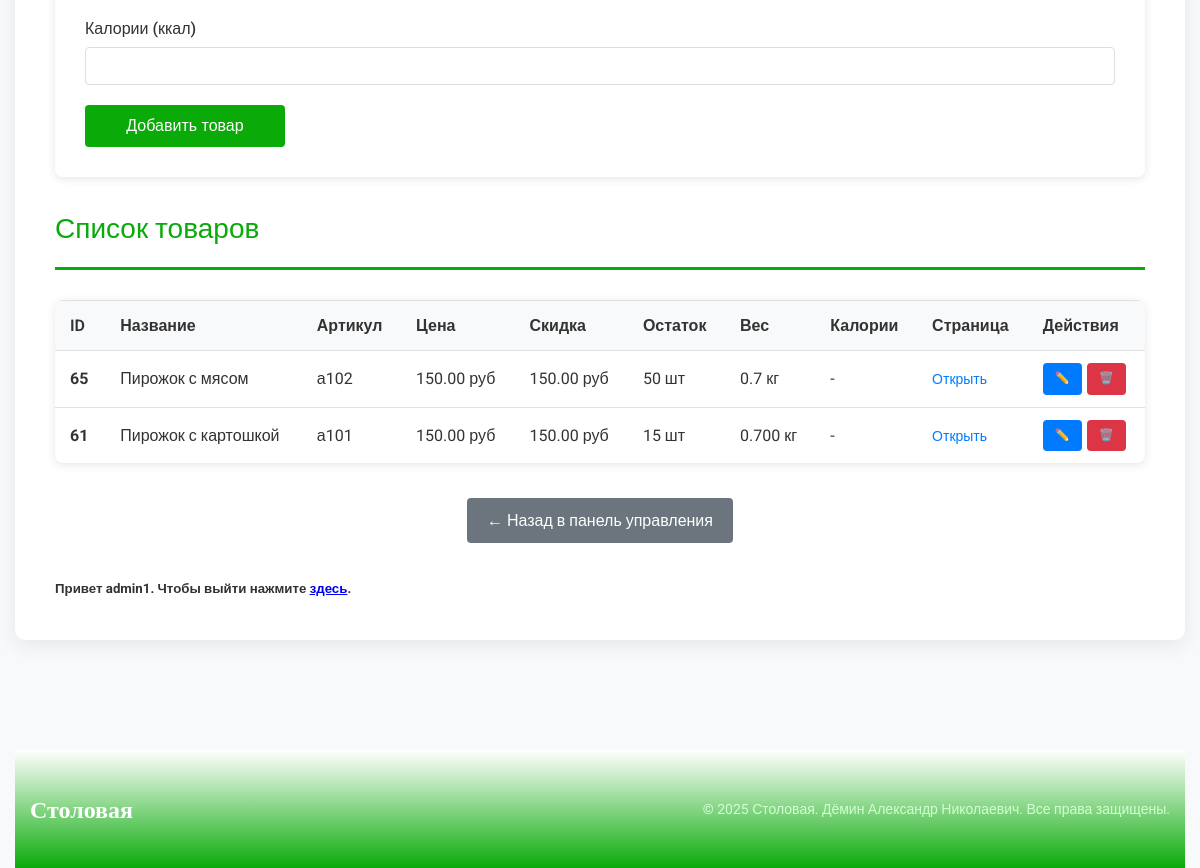
The page /my-account/admin/добавление-товара/index.php (signed in, lower part) on the database as committed earlier.
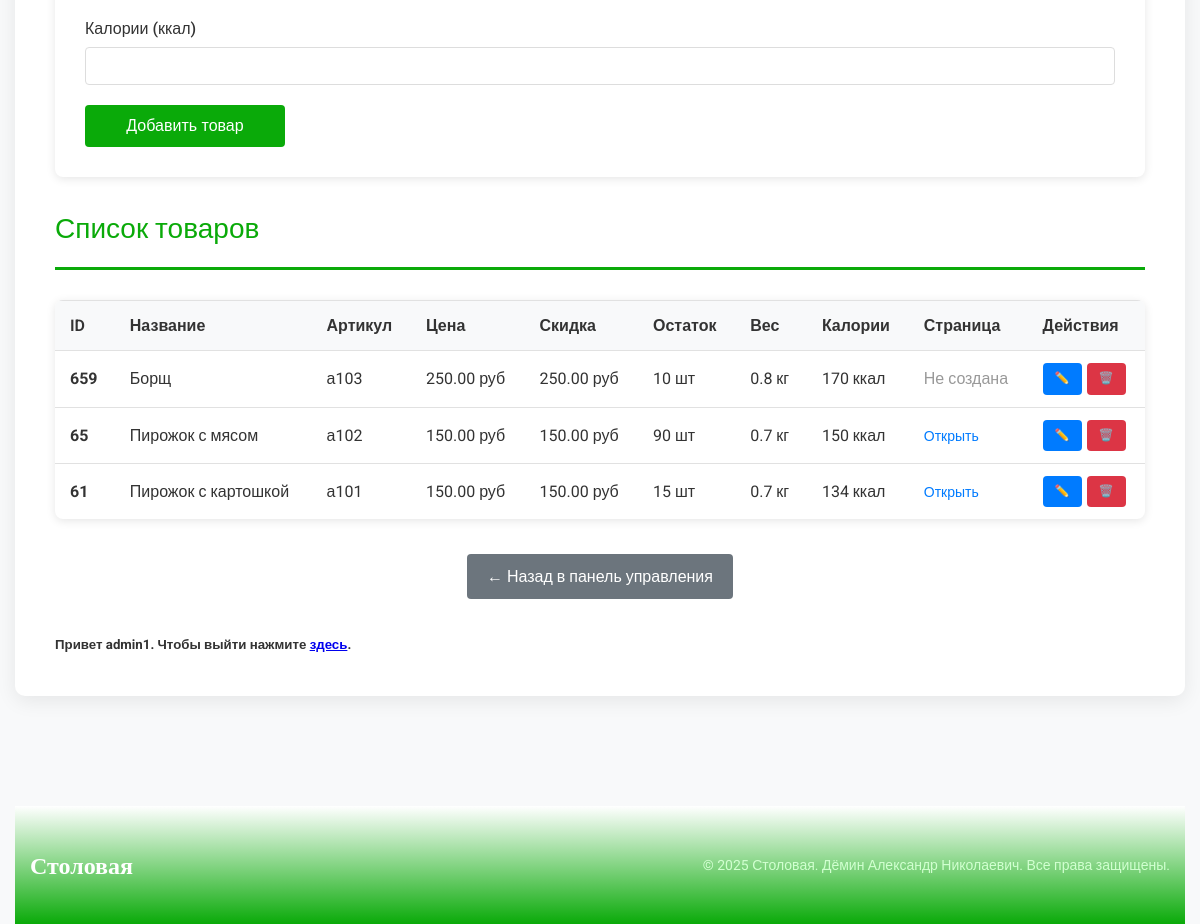
The same page on the database as committed later.
### tables this page shows
CREATE TABLE `st_posts` (
  `ID` bigint(20) UNSIGNED NOT NULL,
  `post_author` bigint(20) UNSIGNED DEFAULT '0',
  `post_date` datetime DEFAULT NULL,
  `post_date_gmt` varchar(200) DEFAULT NULL,
  `post_content` longtext,
  `post_title` text,
  `post_excerpt` text,
  `post_status` varchar(20) DEFAULT NULL,
  `comment_status` varchar(20) DEFAULT NULL,
  `ping_status` varchar(20) DEFAULT NULL,
  `post_password` varchar(255) DEFAULT '',
  `post_name` varchar(200) DEFAULT '',
  `to_ping` text,
  `pinged` text,
  `post_modified` datetime DEFAULT NULL,
  `post_modified_gmt` varchar(200) DEFAULT NULL,
  `post_content_filtered` longtext,
  `post_parent` bigint(20) UNSIGNED DEFAULT '0',
  `guid` varchar(255) DEFAULT '',
  `menu_order` int(11) DEFAULT '0',
  `post_type` varchar(20) DEFAULT NULL,
  `post_mime_type` varchar(100) DEFAULT '',
  `comment_count` bigint(20) DEFAULT '0'
);

CREATE TABLE `st_postmeta` (
  `meta_id` bigint(20) UNSIGNED NOT NULL,
  `post_id` bigint(20) UNSIGNED NOT NULL DEFAULT '0',
  `meta_key` varchar(255) DEFAULT NULL,
  `meta_value` longtext
);

### my-account/admin/добавление-товара/index.php (the view, shortened to what the changed rows need)
<?php
require '../../configDB.php';
$query = $pdo->query("
    SELECT p.ID, p.post_title, p.post_content,
           pm_price.meta_value as price,
           pm_sale.meta_value as sale_price,
           pm_sku.meta_value as sku,
           pm_stock.meta_value as stock_quantity,
           pm_weight.meta_value as weight,
           pm_calories.meta_value as calories
    FROM st_posts p
    LEFT JOIN st_postmeta pm_price ON (p.ID = pm_price.post_id AND pm_price.meta_key = '_price')
    LEFT JOIN st_postmeta pm_sale ON (p.ID = pm_sale.post_id AND pm_sale.meta_key = '_sale_price')
    LEFT JOIN st_postmeta pm_sku ON (p.ID = pm_sku.post_id AND pm_sku.meta_key = '_sku')
    LEFT JOIN st_postmeta pm_stock ON (p.ID = pm_stock.post_id AND pm_stock.meta_key = '_stock')
    LEFT JOIN st_postmeta pm_weight ON (p.ID = pm_weight.post_id AND pm_weight.meta_key = '_weight')
    LEFT JOIN st_postmeta pm_calories ON (p.ID = pm_calories.post_id AND pm_calories.meta_key = '_calories')
    WHERE p.post_type = 'product' AND p.post_status = 'publish'
    ORDER BY p.ID DESC
");
$products = $query->fetchAll(PDO::FETCH_OBJ);
?>
<!DOCTYPE html>
<html lang="ru-RU">
<head>
    <link rel="stylesheet" href="/style.css">
    <link rel="stylesheet" href="/styleM.css">
    <link rel="stylesheet" href="/styleMM.css">
</head>
<body class="site-body">
    <div class="site-wrapper">
        <main class="main-content">
            <div class="content-section">
                <h2 class="section-title">Список товаров</h2>
                <div class="table-container">
                    <table class="data-table">
                        <thead>
                            <tr>
                                <th>ID</th>
                                <th>Название</th>
                                <th>Артикул</th>
                                <th>Цена</th>
                                <th>Скидка</th>
                                <th>Остаток</th>
                                <th>Вес</th>
                                <th>Калории</th>
                                <th>Страница</th>
                                <th>Действия</th>
                            </tr>
                        </thead>
                        <tbody>
                            <?php if (count($products) > 0): ?>
                                <?php foreach ($products as $product): ?>
                                <tr>
                                    <td><strong><?php echo $product->ID; ?></strong></td>
                                    <td><?php echo htmlspecialchars($product->post_title); ?></td>
                                    <td><?php echo htmlspecialchars($product->sku); ?></td>
                                    <td><?php echo number_format($product->price, 2, '.', ' '); ?> руб</td>
                                    <td><?php echo $product->sale_price ? number_format($product->sale_price, 2, '.', ' ') . ' руб' : '-'; ?></td>
                                    <td><?php echo $product->stock_quantity ? $product->stock_quantity . ' шт' : '0 шт'; ?></td>
                                    <td><?php echo $product->weight ? $product->weight . ' кг' : '-'; ?></td>
                                    <td><?php echo $product->calories ? $product->calories . ' ккал' : '-'; ?></td>
                                    <td>
                                        <?php if (file_exists("../../../product/{$product->ID}/index.php")): ?>
                                            <a href="/product/<?php echo $product->ID; ?>/" class="page-link" target="_blank">Открыть</a>
                                        <?php else: ?>
                                            <span style="color: #999;">Не создана</span>
                                        <?php endif; ?>
                                    </td>
                                    <td class="action-buttons">
                                        <a href="?edit=<?php echo $product->ID; ?>" class="btn-edit">✏️</a>
                                        <a href="?delete=<?php echo $product->ID; ?>" class="btn-delete"
                                           onclick="return confirm('Вы уверены, что хотите удалить товар \"<?php echo htmlspecialchars($product->post_title); ?>\"?')">🗑️</a>
                                    </td>
                                </tr>
                                <?php endforeach; ?>
                            <?php else: ?>
                                <tr>
                                    <td colspan="10" style="text-align: center;">Товары не найдены</td>
                                </tr>
                            <?php endif; ?>
                        </tbody>
                    </table>
                </div>
            </div>
        </main>
    </div>
</body>
</html>

Rows that differ between the two databases and show on the page:
added st_posts: ID "659", post_title "Борщ", st_postmeta.meta_value "а103", st_postmeta.meta_value "250.00", st_postmeta.meta_value "10", st_postmeta.meta_value "0.8", st_postmeta.meta_value "170", shows "Не создана"
changed st_posts "Пирожок с мясом": st_postmeta.meta_value "50" → "90"; st_postmeta.meta_value (not shown) → "150"; text "-" → "ккал"
changed st_posts "Пирожок с картошкой": st_postmeta.meta_value "0.700" → "0.7"; st_postmeta.meta_value (not shown) → "134"; text "-" → "ккал"
